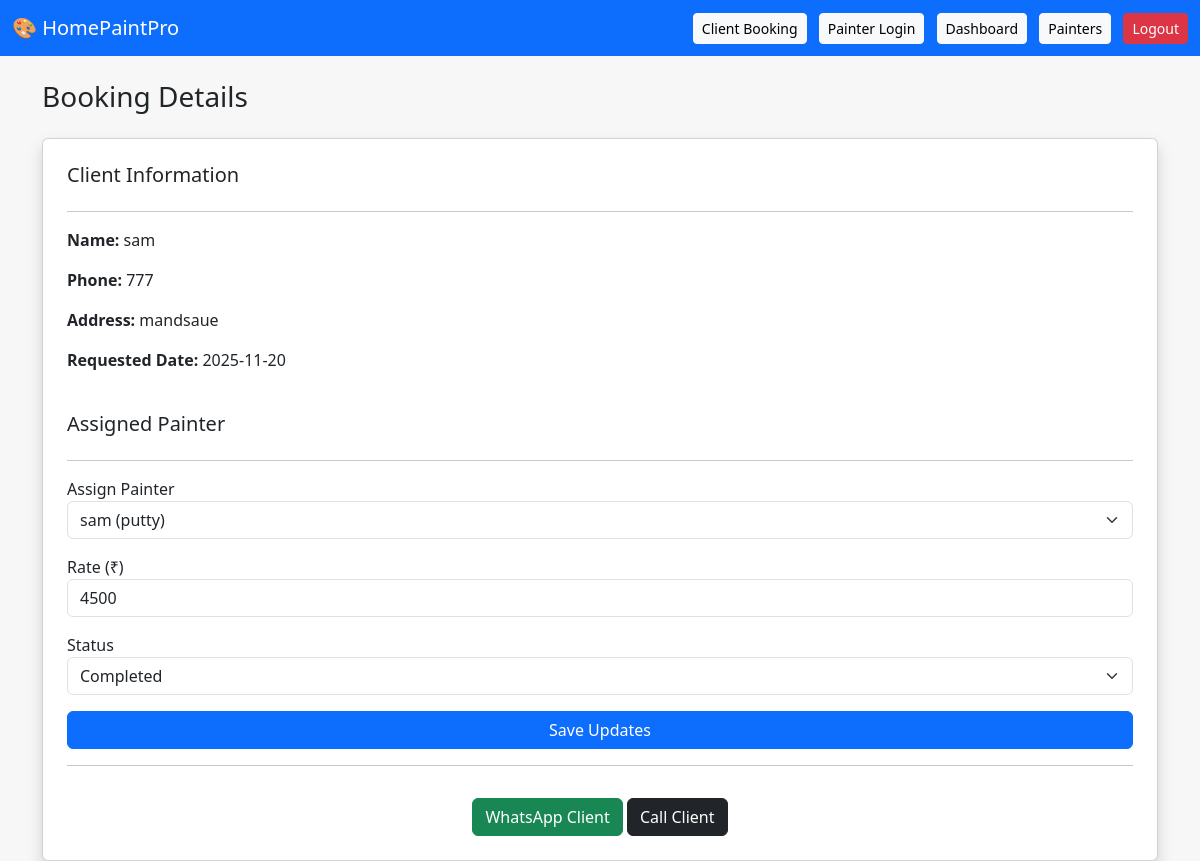
The page /update/1 (signed in) on the database its author committed.
### app.py (models this page shows)
class ClientBooking(db.Model):
    id = db.Column(db.Integer, primary_key=True)
    name = db.Column(db.String(100))
    phone = db.Column(db.String(20))
    address = db.Column(db.String(200))
    area_type = db.Column(db.String(50))
    room_size = db.Column(db.String(50))
    number_of_rooms = db.Column(db.String(20))
    surface_type = db.Column(db.String(50))
    wall_condition = db.Column(db.String(100))
    paint_type = db.Column(db.String(100))
    paint_brand = db.Column(db.String(50))
    paint_coats = db.Column(db.String(50))
    furniture_shift = db.Column(db.String(50))
    ceiling_paint = db.Column(db.String(50))
    paint_removal = db.Column(db.String(50))
    budget = db.Column(db.String(50))
    notes = db.Column(db.String(300))
    work_date = db.Column(db.String(50))
    service_type = db.Column(db.String(50))
    rate = db.Column(db.String(50))
    status = db.Column(db.String(50), default="Pending")
    created_at = db.Column(db.DateTime, default=datetime.now)
    painter_id = db.Column(db.Integer, db.ForeignKey('painter.id'))
    painter = db.relationship('Painter', backref='bookings')

class Painter(db.Model):
    id = db.Column(db.Integer, primary_key=True)
    name = db.Column(db.String(100))
    phone = db.Column(db.String(20))
    experience = db.Column(db.String(50))
    speciality = db.Column(db.String(100))
    city = db.Column(db.String(100))
    password = db.Column(db.String(50))   # 🔥 ADDED
    is_active = db.Column(db.Boolean, default=True)

### app.py (the view, shortened to what this page needs)
@app.route('/update/<int:id>', methods=['GET', 'POST'])
@login_required
def update_booking(id):
    booking = ClientBooking.query.get_or_404(id)
    painters = Painter.query.filter_by(is_active=True).all()
    return render_template('view_booking.html', booking=booking, painters=painters)

### app.py (called while the page is built)
def login_required(f):
    @wraps(f)
    def decorated_function(*args, **kwargs):
        if "user" not in session:
            flash("Please login first!", "warning")
            return redirect(url_for("login"))
        return f(*args, **kwargs)
    return decorated_function

### templates/view_booking.html (shortened to what this page needs)
{% extends 'base.html' %}
{% block content %}
<h3 class="mb-4">Booking Details</h3>
<div class="card shadow p-4">
    <h5>Client Information</h5>
    <hr>
    <p><strong>Name:</strong> {{ booking.name }}</p>
    <p><strong>Phone:</strong> {{ booking.phone }}</p>
    <p><strong>Address:</strong> {{ booking.address }}</p>
    <p><strong>Requested Date:</strong> {{ booking.work_date }}</p>
    <br>
    <h5>Assigned Painter</h5>
    <hr>
    <form method="POST">
        <div class="mb-3">
            <label>Assign Painter</label>
            <select name="painter_id" class="form-select">
                {% for p in painters %}
                <option value="{{ p.id }}" {% if booking.painter_id == p.id %}selected{% endif %}>
                    {{ p.name }} ({{ p.speciality }})
                </option>
                {% endfor %}
            </select>
        </div>
        <div class="mb-3">
            <label>Rate (₹)</label>
            <input name="rate" class="form-control" value="{{ booking.rate }}">
        </div>
        <div class="mb-3">
            <label>Status</label>
            <select name="status" class="form-select">
                <option {% if booking.status == 'Completed' %}selected{% endif %}>Completed</option>
            </select>
        </div>
        <button class="btn btn-primary w-100">Save Updates</button>
    </form>
    <hr>
    <div class="text-center mt-3">
        <a href="https://wa.me/91{{ booking.phone }}" class="btn btn-success">WhatsApp Client</a>
        <a href="tel:+91{{ booking.phone }}" class="btn btn-dark">Call Client</a>
    </div>
</div>
{% endblock %}

### templates/base.html (style rules this page uses)
body { background-color: #f7f7f7; }

### rows shown on the page
ClientBooking: name "sam", phone "777", address "mandsaue", work_date "2025-11-20", painter_id "sam (putty)", rate "4500", status "Completed"
